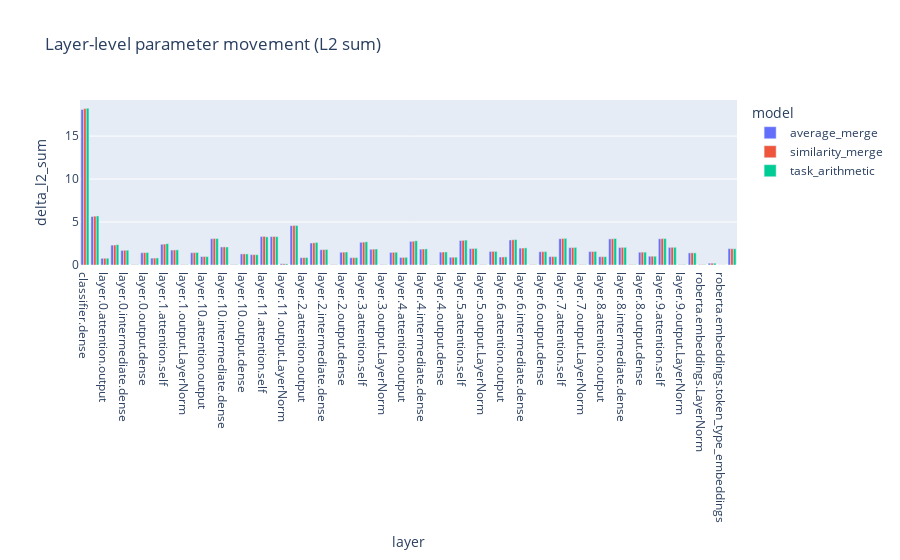

Source (notebook cell):
### Code cell
if not layer_deltas_df.empty:
    fig = px.bar(
        layer_deltas_df,
        x="layer",
        y="delta_l2_sum",
        color="model",
        barmode="group",
        title="Layer-level parameter movement (L2 sum)",
    )
    fig.show()

### Figure 1 — Plotly figure (JSON) as saved in the notebook; plotly's stock layout.template omitted (floating-point values rounded to 4 significant figures)
{"data": [{"alignmentgroup": "True", "hovertemplate": "model=average_merge<br>layer=%{x}<br>delta_l2_sum=%{y}<extra></extra>", "legendgroup": "average_merge", "marker": {"color": "#636efa", "pattern": {"shape": ""}}, "name": "average_merge", "offsetgroup": "average_merge", "orientation": "v", "showlegend": true, "textposition": "auto", "type": "bar", "x": ["classifier.dense", "classifier.out_proj", "layer.0.attention.output", "layer.0.attention.self", "layer.0.intermediate.dense", "layer.0.output.LayerNorm", "layer.0.output.dense", "layer.1.attention.output", "layer.1.attention.self", "layer.1.intermediate.dense", "layer.1.output.LayerNorm", "layer.1.output.dense", "layer.10.attention.output", "layer.10.attention.self", "layer.10.intermediate.dense", "layer.10.output.LayerNorm", "layer.10.output.dense", "layer.11.attention.output", "layer.11.attention.self", "layer.11.intermediate.dense", "layer.11.output.LayerNorm", "layer.11.output.dense", "layer.2.attention.output", "layer.2.attention.self", "layer.2.intermediate.dense", "layer.2.output.LayerNorm", "layer.2.output.dense", "layer.3.attention.output", "layer.3.attention.self", "layer.3.intermediate.dense", "layer.3.output.LayerNorm", "layer.3.output.dense", "layer.4.attention.output", "layer.4.attention.self", "layer.4.intermediate.dense", "layer.4.output.LayerNorm", "layer.4.output.dense", "layer.5.attention.output", "layer.5.attention.self", "layer.5.intermediate.dense", "layer.5.output.LayerNorm", "layer.5.output.dense", "layer.6.attention.output", "layer.6.attention.self", "layer.6.intermediate.dense", "layer.6.output.LayerNorm", "layer.6.output.dense", "layer.7.attention.output", "layer.7.attention.self", "layer.7.intermediate.dense", "layer.7.output.LayerNorm", "layer.7.output.dense", "layer.8.attention.output", "layer.8.attention.self", "layer.8.intermediate.dense", "layer.8.output.LayerNorm", "layer.8.output.dense", "layer.9.attention.output", "layer.9.attention.self", "layer.9.intermediate.dense", "layer.9.output.LayerNorm", "layer.9.output.dense", "roberta.embeddings.LayerNorm", "roberta.embeddings.position_embeddings", "roberta.embeddings.token_type_embeddings", "roberta.embeddings.word_embeddings"], "xaxis": "x", "y": [18.09, 5.645, 0.7764, 2.313, 1.7, 0.03813, 1.429, 0.8008, 2.418, 1.738, 0.03833, 1.43, 0.9852, 3.059, 2.101, 0.04643, 1.291, 1.204, 3.309, 3.306, 0.1411, 4.57, 0.8511, 2.557, 1.777, 0.03773, 1.485, 0.8509, 2.643, 1.834, 0.0389, 1.464, 0.8772, 2.747, 1.848, 0.04131, 1.498, 0.9022, 2.847, 1.907, 0.03974, 1.572, 0.9336, 2.913, 1.963, 0.03897, 1.543, 0.9735, 3.055, 2.018, 0.04165, 1.561, 0.9634, 3.036, 2.038, 0.0429, 1.486, 1.022, 3.049, 2.05, 0.04486, 1.409, 0.03939, 0.2109, 0.01462, 1.906], "yaxis": "y"}, {"alignmentgroup": "True", "hovertemplate": "model=similarity_merge<br>layer=%{x}<br>delta_l2_sum=%{y}<extra></extra>", "legendgroup": "similarity_merge", "marker": {"color": "#EF553B", "pattern": {"shape": ""}}, "name": "similarity_merge", "offsetgroup": "similarity_merge", "orientation": "v", "showlegend": true, "textposition": "auto", "type": "bar", "x": ["classifier.dense", "classifier.out_proj", "layer.0.attention.output", "layer.0.attention.self", "layer.0.intermediate.dense", "layer.0.output.LayerNorm", "layer.0.output.dense", "layer.1.attention.output", "layer.1.attention.self", "layer.1.intermediate.dense", "layer.1.output.LayerNorm", "layer.1.output.dense", "layer.10.attention.output", "layer.10.attention.self", "layer.10.intermediate.dense", "layer.10.output.LayerNorm", "layer.10.output.dense", "layer.11.attention.output", "layer.11.attention.self", "layer.11.intermediate.dense", "layer.11.output.LayerNorm", "layer.11.output.dense", "layer.2.attention.output", "layer.2.attention.self", "layer.2.intermediate.dense", "layer.2.output.LayerNorm", "layer.2.output.dense", "layer.3.attention.output", "layer.3.attention.self", "layer.3.intermediate.dense", "layer.3.output.LayerNorm", "layer.3.output.dense", "layer.4.attention.output", "layer.4.attention.self", "layer.4.intermediate.dense", "layer.4.output.LayerNorm", "layer.4.output.dense", "layer.5.attention.output", "layer.5.attention.self", "layer.5.intermediate.dense", "layer.5.output.LayerNorm", "layer.5.output.dense", "layer.6.attention.output", "layer.6.attention.self", "layer.6.intermediate.dense", "layer.6.output.LayerNorm", "layer.6.output.dense", "layer.7.attention.output", "layer.7.attention.self", "layer.7.intermediate.dense", "layer.7.output.LayerNorm", "layer.7.output.dense", "layer.8.attention.output", "layer.8.attention.self", "layer.8.intermediate.dense", "layer.8.output.LayerNorm", "layer.8.output.dense", "layer.9.attention.output", "layer.9.attention.self", "layer.9.intermediate.dense", "layer.9.output.LayerNorm", "layer.9.output.dense", "roberta.embeddings.LayerNorm", "roberta.embeddings.position_embeddings", "roberta.embeddings.token_type_embeddings", "roberta.embeddings.word_embeddings"], "xaxis": "x", "y": [18.2, 5.683, 0.7824, 2.331, 1.714, 0.03854, 1.441, 0.8075, 2.439, 1.753, 0.03837, 1.438, 0.9857, 3.077, 2.108, 0.04581, 1.294, 1.205, 3.33, 3.316, 0.1365, 4.598, 0.8565, 2.578, 1.789, 0.03764, 1.495, 0.8559, 2.665, 1.847, 0.03917, 1.476, 0.883, 2.768, 1.862, 0.04136, 1.51, 0.9084, 2.87, 1.921, 0.03973, 1.583, 0.94, 2.935, 1.978, 0.03932, 1.554, 0.9796, 3.078, 2.032, 0.0414, 1.571, 0.9683, 3.051, 2.054, 0.04272, 1.498, 1.026, 3.073, 2.062, 0.04439, 1.418, 0.03949, 0.2125, 0.01451, 1.894], "yaxis": "y"}, {"alignmentgroup": "True", "hovertemplate": "model=task_arithmetic<br>layer=%{x}<br>delta_l2_sum=%{y}<extra></extra>", "legendgroup": "task_arithmetic", "marker": {"color": "#00cc96", "pattern": {"shape": ""}}, "name": "task_arithmetic", "offsetgroup": "task_arithmetic", "orientation": "v", "showlegend": true, "textposition": "auto", "type": "bar", "x": ["classifier.dense", "classifier.out_proj", "layer.0.attention.output", "layer.0.attention.self", "layer.0.intermediate.dense", "layer.0.output.LayerNorm", "layer.0.output.dense", "layer.1.attention.output", "layer.1.attention.self", "layer.1.intermediate.dense", "layer.1.output.LayerNorm", "layer.1.output.dense", "layer.10.attention.output", "layer.10.attention.self", "layer.10.intermediate.dense", "layer.10.output.LayerNorm", "layer.10.output.dense", "layer.11.attention.output", "layer.11.attention.self", "layer.11.intermediate.dense", "layer.11.output.LayerNorm", "layer.11.output.dense", "layer.2.attention.output", "layer.2.attention.self", "layer.2.intermediate.dense", "layer.2.output.LayerNorm", "layer.2.output.dense", "layer.3.attention.output", "layer.3.attention.self", "layer.3.intermediate.dense", "layer.3.output.LayerNorm", "layer.3.output.dense", "layer.4.attention.output", "layer.4.attention.self", "layer.4.intermediate.dense", "layer.4.output.LayerNorm", "layer.4.output.dense", "layer.5.attention.output", "layer.5.attention.self", "layer.5.intermediate.dense", "layer.5.output.LayerNorm", "layer.5.output.dense", "layer.6.attention.output", "layer.6.attention.self", "layer.6.intermediate.dense", "layer.6.output.LayerNorm", "layer.6.output.dense", "layer.7.attention.output", "layer.7.attention.self", "layer.7.intermediate.dense", "layer.7.output.LayerNorm", "layer.7.output.dense", "layer.8.attention.output", "layer.8.attention.self", "layer.8.intermediate.dense", "layer.8.output.LayerNorm", "layer.8.output.dense", "layer.9.attention.output", "layer.9.attention.self", "layer.9.intermediate.dense", "layer.9.output.LayerNorm", "layer.9.output.dense", "roberta.embeddings.LayerNorm", "roberta.embeddings.position_embeddings", "roberta.embeddings.token_type_embeddings", "roberta.embeddings.word_embeddings"], "xaxis": "x", "y": [18.24, 5.707, 0.7914, 2.364, 1.724, 0.03873, 1.456, 0.8216, 2.482, 1.763, 0.03902, 1.46, 0.9811, 3.082, 2.094, 0.0447, 1.29, 1.201, 3.275, 3.301, 0.1293, 4.599, 0.8693, 2.624, 1.807, 0.0385, 1.514, 0.8691, 2.7, 1.864, 0.03959, 1.483, 0.8945, 2.818, 1.876, 0.04133, 1.518, 0.9143, 2.897, 1.935, 0.03935, 1.584, 0.9478, 2.965, 1.992, 0.03863, 1.566, 0.9799, 3.1, 2.048, 0.0419, 1.58, 0.9721, 3.087, 2.058, 0.04075, 1.496, 1.021, 3.083, 2.064, 0.04332, 1.411, 0.03906, 0.2086, 0.0147, 1.891], "yaxis": "y"}], "layout": {"barmode": "group", "legend": {"title": {"text": "model"}, "tracegroupgap": 0}, "title": {"text": "Layer-level parameter movement (L2 sum)"}, "xaxis": {"anchor": "y", "domain": [0, 1], "title": {"text": "layer"}}, "yaxis": {"anchor": "x", "domain": [0, 1], "title": {"text": "delta_l2_sum"}}}}
